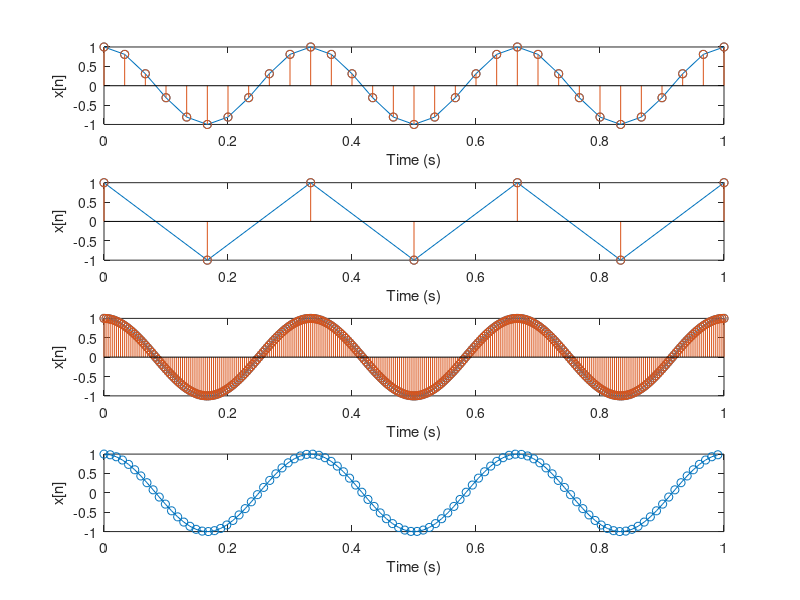

MATLAB code for this plot:
clc 
clear
close all

n = 0:1:10e3; % set of samples
f = 3; % Hz (message freq)
k = 3;
N = 1/k;
Fs = 30; % Hz (sampling freq) --> Change this to see a BETTER xn read signal
Ts = 1/Fs;
Fs1 = 6; % Minimum Sampling Freq
Fs2 = 300; % Clearer, better sampling frequency

% xn = cos(2*pi*k*n/N)
xn = cos (2*pi*f*n*Ts)  
xn_1 = cos (2*pi*f*n/Fs1)  
xn_2 = cos (2*pi*f*n/Fs2)  

subplot(4,1,1)
title('Different Sampling Frequencies Fs')
plot(n/Fs, xn, 'o-') % o- shows the sample points
hold on
stem(n/Fs, xn) 
xlim([0 1])
xlabel('Time (s)')
ylabel('x[n]')

subplot(4,1,2)
plot(n/Fs1, xn_1, 'o-') % o- shows the sample points
hold on
stem(n/Fs1, xn_1) 
xlim([0 1])
xlabel('Time (s)')
ylabel('x[n]')

subplot(4,1,3)
plot(n/Fs2, xn_2, 'o-') % o- shows the sample points
hold on
stem(n/Fs2, xn_2) 
xlim([0 1])
xlabel('Time (s)')
ylabel('x[n]')

% ---------------------------------------------
% Using the DFT Basis Function

i = 0:1:100; % Uses all the DISCRETE values of your sample
Nsz = length(i); 

xn_ans = cos (2*pi*k*i/Nsz)

subplot(4,1,4)
plot(i/Nsz, xn_ans, 'o-') % o- shows the sample points 
xlim([0 1])
xlabel('Time (s)')
ylabel('x[n]')


